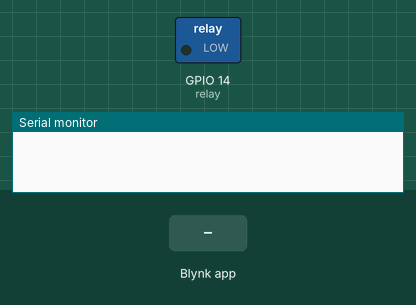
The sketch below on a simulated ESP8266 (NodeMCU). On the bench: switched loads named in the sketch (green lamp = pin HIGH), the last lines printed to the serial monitor. The test bench sets the inputs (shaded band). WiFi joins after 1.5 s; servers stay silent unless stated.

Above: at 3.0 s.
3.1 s: Blynk app writes 1 to V0
At 3.5 s:
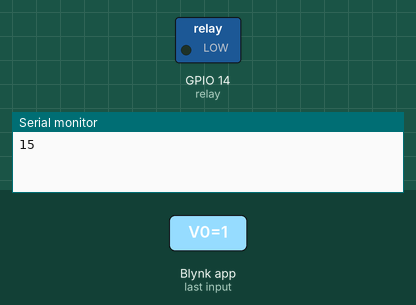
4.6 s: Blynk app writes 200 to V0
At 5.3 s:
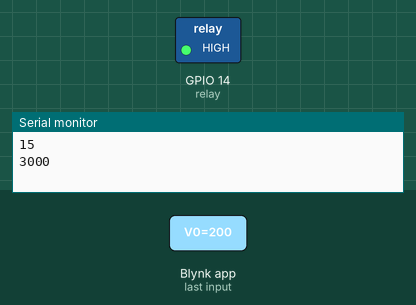
Timing chart, 0 to 9.1 s (numbered marks = the images above; inputs shaded):
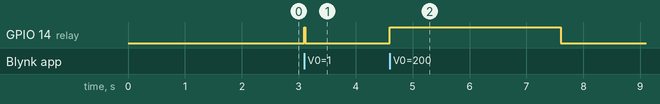

Measured:
- after the input at 3.1 s, GPIO 14 (relay): LOW → HIGH at once, → LOW 0.02 s later
- after the input at 4.6 s, GPIO 14 (relay): LOW → HIGH at once, → LOW 3.0 s later

The sketch:

Milk_Measurement.ino
```cpp
//dependencies
#define BLYNK_PRINT Serial
#include <ESP8266WiFi.h>
#include <BlynkSimpleEsp8266.h>

//auth and pin declaration
int relay=14; //D5
char auth[] = "20YRJP7GBvKJJuPJLs-tS6XYITeE6Zry";
int delay_int;

//  WiFi credentials.

char ssid[] = "milk";
char pass[] = "12341234";

BLYNK_WRITE(V0){  // This function gets called each time something changes on the widget
  int delay_int = param.asInt();
  delay_int=map(delay_int, 0, 1000, 0, 15000);
  Serial.println(delay_int);
  digitalWrite(relay, HIGH);
  delay(delay_int);
  digitalWrite(relay, LOW);
}

void setup()
{
  // Debug console
  Serial.begin(9600);
pinMode(relay, OUTPUT);
  Blynk.begin(auth, ssid, pass);
}

void loop()
{

  Blynk.run();
}
```
